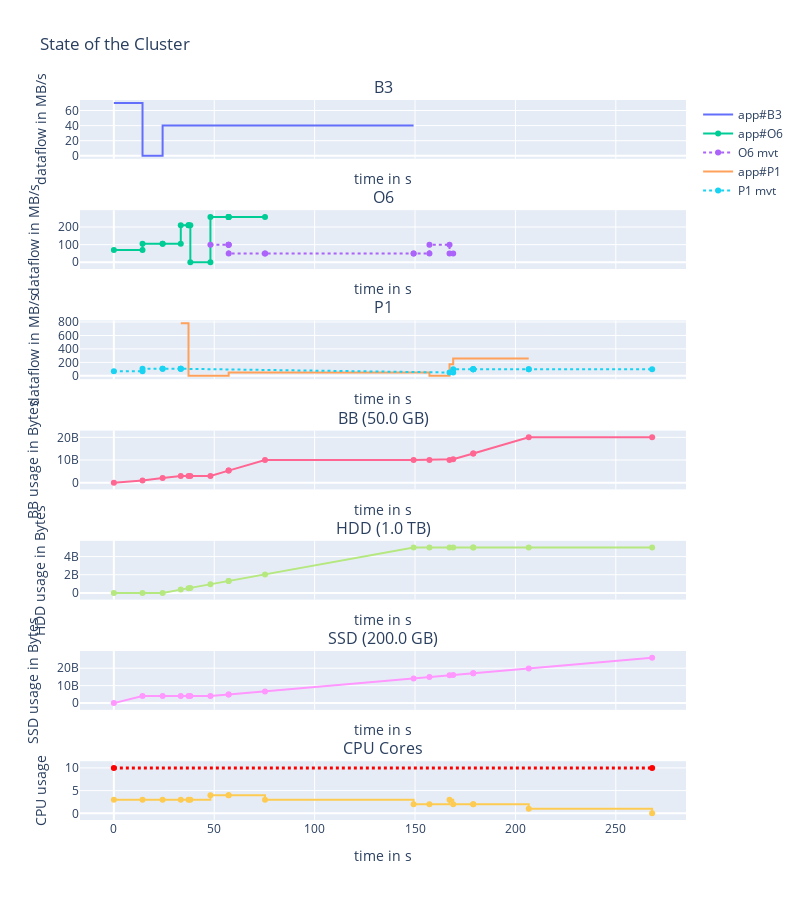

Source (notebook cell):
### Code cell
cbb = ClusterBlackBox()
fig = cbb.display_placement(placement=df.loc[21]["Param"].tolist()) # solution found by bbopt
fig.show()

### Figure 1 — Plotly figure (JSON) as saved in the notebook; plotly's stock layout.template omitted (floating-point values rounded to 4 significant figures)
{"data": [{"line": {"shape": "linear"}, "name": "app#B3", "text": ["READ|to/from:SSD|volume=1.0 GB", "READ|to/from:SSD|volume=1.0 GB", "COMPUTE|volume=0B", "COMPUTE|volume=0B", "WRITE|to/from:HDD|volume=361.9 MB", "WRITE|to/from:HDD|volume=361.9 MB", "WRITE|to/from:HDD|volume=153.85 MB", "WRITE|to/from:HDD|volume=153.85 MB", "WRITE|to/from:HDD|volume=36.63 MB", "WRITE|to/from:HDD|volume=36.63 MB", "WRITE|to/from:HDD|volume=400.0 MB", "WRITE|to/from:HDD|volume=400.0 MB", "WRITE|to/from:HDD|volume=361.9 MB", "WRITE|to/from:HDD|volume=361.9 MB", "WRITE|to/from:HDD|volume=1.47 MB", "WRITE|to/from:HDD|volume=1.47 MB", "WRITE|to/from:HDD|volume=724.01 MB", "WRITE|to/from:HDD|volume=724.01 MB", "WRITE|to/from:HDD|volume=2.96 GB", "WRITE|to/from:HDD|volume=2.96 GB"], "textposition": "top center", "type": "scatter", "x": [0, 14.29, 14.29, 24.29, 24.29, 33.33, 33.33, 37.18, 37.18, 38.1, 38.1, 48.1, 48.1, 57.14, 57.14, 57.18, 57.18, 75.28, 75.28, 149.3], "xaxis": "x", "y": [70, 70, 0, 0, 40, 40, 40, 40, 40, 40, 40, 40, 40, 40, 40, 40, 40, 40, 40, 40], "yaxis": "y"}, {"line": {"dash": "dot", "shape": "linear"}, "name": "B3 mvt", "text": [], "textposition": "top center", "type": "scatter", "x": [], "xaxis": "x", "y": [], "yaxis": "y"}, {"line": {"shape": "linear"}, "name": "app#O6", "text": ["READ|to/from:SSD|volume=1.0 GB", "READ|to/from:SSD|volume=1.0 GB", "READ|to/from:SSD|volume=1.05 GB", "READ|to/from:SSD|volume=1.05 GB", "READ|to/from:SSD|volume=950.0 MB", "READ|to/from:SSD|volume=950.0 MB", "READ|to/from:SSD|volume=807.69 MB", "READ|to/from:SSD|volume=807.69 MB", "READ|to/from:SSD|volume=192.31 MB", "READ|to/from:SSD|volume=192.31 MB", "COMPUTE|volume=0B", "COMPUTE|volume=0B", "WRITE|to/from:BB|volume=2.33 GB", "WRITE|to/from:BB|volume=2.33 GB", "WRITE|to/from:BB|volume=9.43 MB", "WRITE|to/from:BB|volume=9.43 MB", "WRITE|to/from:BB|volume=4.66 GB", "WRITE|to/from:BB|volume=4.66 GB"], "textposition": "top center", "type": "scatter", "x": [0, 14.29, 14.29, 24.29, 24.29, 33.33, 33.33, 37.18, 37.18, 38.1, 38.1, 48.1, 48.1, 57.14, 57.14, 57.18, 57.18, 75.28], "xaxis": "x2", "y": [70, 70, 105, 105, 105, 105, 210, 210, 210, 210, 0, 0, 257.5, 257.5, 257.5, 257.5, 257.5, 257.5], "yaxis": "y2"}, {"line": {"dash": "dot", "shape": "linear"}, "name": "O6 mvt", "text": ["MOVEMENT|in:SSD|from:BB|volume=904.76 MB", "MOVEMENT|in:SSD|volume=904.76 MB", "MOVEMENT|in:SSD|from:BB|volume=3.66 MB", "MOVEMENT|in:SSD|volume=3.66 MB", "MOVEMENT|in:SSD|from:BB|volume=905.01 MB", "MOVEMENT|in:SSD|volume=905.01 MB", "MOVEMENT|in:SSD|from:BB|volume=3.7 GB", "MOVEMENT|in:SSD|volume=3.7 GB", "MOVEMENT|in:SSD|from:BB|volume=394.69 MB", "MOVEMENT|in:SSD|volume=394.69 MB", "MOVEMENT|in:SSD|from:BB|volume=1.0 GB", "MOVEMENT|in:SSD|volume=1.0 GB", "MOVEMENT|in:SSD|from:BB|volume=91.58 MB", "MOVEMENT|in:SSD|volume=91.58 MB"], "textposition": "top center", "type": "scatter", "x": [48.1, 57.14, 57.14, 57.18, 57.18, 75.28, 75.28, 149.3, 149.3, 157.2, 157.2, 167.2, 167.2, 169.0], "xaxis": "x2", "y": [100, 100, 100, 100, 50, 50, 50, 50, 50, 50, 100, 100, 50, 50], "yaxis": "y2"}, {"line": {"shape": "linear"}, "name": "app#P1", "text": ["READ|to/from:BB|volume=3.0 GB", "READ|to/from:BB|volume=3.0 GB", "COMPUTE|volume=0B", "COMPUTE|volume=0B", "WRITE|to/from:SSD|volume=905.01 MB", "WRITE|to/from:SSD|volume=905.01 MB", "WRITE|to/from:SSD|volume=3.7 GB", "WRITE|to/from:SSD|volume=3.7 GB", "WRITE|to/from:SSD|volume=394.69 MB", "WRITE|to/from:SSD|volume=394.69 MB", "COMPUTE|volume=0B", "COMPUTE|volume=0B", "WRITE|to/from:BB|volume=314.41 MB", "WRITE|to/from:BB|volume=314.41 MB", "WRITE|to/from:BB|volume=2.58 GB", "WRITE|to/from:BB|volume=2.58 GB", "WRITE|to/from:BB|volume=7.32 ZB", "WRITE|to/from:BB|volume=7.32 ZB", "WRITE|to/from:BB|volume=7.11 GB", "WRITE|to/from:BB|volume=7.11 GB"], "textposition": "top center", "type": "scatter", "x": [33.33, 37.18, 37.18, 57.18, 57.18, 75.28, 75.28, 149.3, 149.3, 157.2, 157.2, 167.2, 167.2, 169.0, 169.0, 179.0, 179.0, 179.0, 179.0, 206.6], "xaxis": "x3", "y": [780, 780, 0, 0, 50, 50, 50, 50, 50, 50, 0, 0, 171.7, 171.7, 257.5, 257.5, 257.5, 257.5, 257.5, 257.5], "yaxis": "y3"}, {"line": {"dash": "dot", "shape": "linear"}, "name": "P1 mvt", "text": ["MOVEMENT|in:BB|from:SSD|volume=1.0 GB", "MOVEMENT|in:BB|volume=1.0 GB", "MOVEMENT|in:BB|from:SSD|volume=1.05 GB", "MOVEMENT|in:BB|volume=1.05 GB", "MOVEMENT|in:BB|from:SSD|volume=950.0 MB", "MOVEMENT|in:BB|volume=950.0 MB", "MOVEMENT|in:BB|from:SSD|volume=119.21 EB", "MOVEMENT|in:BB|volume=119.21 EB", "MOVEMENT|in:SSD|from:BB|volume=91.58 MB", "MOVEMENT|in:SSD|volume=91.58 MB", "MOVEMENT|in:SSD|from:BB|volume=1.0 GB", "MOVEMENT|in:SSD|volume=1.0 GB", "MOVEMENT|in:SSD|from:BB|volume=2.84 ZB", "MOVEMENT|in:SSD|volume=2.84 ZB", "MOVEMENT|in:SSD|from:BB|volume=2.76 GB", "MOVEMENT|in:SSD|volume=2.76 GB", "MOVEMENT|in:SSD|from:BB|volume=6.15 GB", "MOVEMENT|in:SSD|volume=6.15 GB"], "textposition": "top center", "type": "scatter", "x": [0, 14.29, 14.29, 24.29, 24.29, 33.33, 33.33, 33.33, 167.2, 169.0, 169.0, 179.0, 179.0, 179.0, 179.0, 206.6, 206.6, 268.1], "xaxis": "x3", "y": [70, 70, 105, 105, 105, 105, 105, 105, 50, 50, 100, 100, 100, 100, 100, 100, 100, 100], "yaxis": "y3"}, {"line": {"shape": "linear"}, "name": "BB", "showlegend": false, "text": ["B3|Read|SSD | +volume=1.0 GB", "P1|Movement|BB | +volume=1.0 GB", "O6|Read|SSD | +volume=1.0 GB", "B3|Compute | +volume=0B", "O6|Read|SSD | +volume=1.05 GB", "P1|Movement|BB | +volume=1.05 GB", "P1|Movement|BB | +volume=950.0 MB", "O6|Read|SSD | +volume=950.0 MB", "B3|Write|HDD | +volume=361.9 MB", "P1|Movement|BB | +volume=119.21 EB", "P1|Read|BB | +volume=3.0 GB", "B3|Write|HDD | +volume=153.85 MB", "O6|Read|SSD | +volume=807.69 MB", "O6|Read|SSD | +volume=192.31 MB", "B3|Write|HDD | +volume=36.63 MB", "O6|Compute | +volume=0B", "B3|Write|HDD | +volume=400.0 MB", "O6|Write|BB | +volume=2.33 GB", "B3|Write|HDD | +volume=361.9 MB", "O6|Movement|SSD | +volume=904.76 MB", "P1|Compute | +volume=0B", "O6|Movement|SSD | +volume=3.66 MB", "B3|Write|HDD | +volume=1.47 MB", "O6|Write|BB | +volume=9.43 MB", "O6|Write|BB | +volume=4.66 GB", "P1|Write|SSD | +volume=905.01 MB", "O6|Movement|SSD | +volume=905.01 MB", "B3|Write|HDD | +volume=724.01 MB", "B3|Write|HDD | +volume=2.96 GB", "P1|Write|SSD | +volume=3.7 GB", "O6|Movement|SSD | +volume=3.7 GB", "P1|Write|SSD | +volume=394.69 MB", "O6|Movement|SSD | +volume=394.69 MB", "P1|Compute | +volume=0B", "O6|Movement|SSD | +volume=1.0 GB", "O6|Movement|SSD | +volume=91.58 MB", "P1|Movement|SSD | +volume=91.58 MB", "P1|Write|BB | +volume=314.41 MB", "P1|Movement|SSD | +volume=1.0 GB", "P1|Write|BB | +volume=2.58 GB", "P1|Write|BB | +volume=7.32 ZB", "P1|Movement|SSD | +volume=2.84 ZB", "P1|Write|BB | +volume=7.11 GB", "P1|Movement|SSD | +volume=2.76 GB", "P1|Movement|SSD | +volume=6.15 GB"], "textposition": "top center", "type": "scatter", "x": [0, 14.29, 24.29, 33.33, 37.18, 38.1, 48.1, 57.14, 57.18, 75.28, 149.3, 157.2, 167.2, 169.0, 179.0, 179.0, 206.6, 268.1], "xaxis": "x4", "y": [0, 1000000000, 2050000000, 3000000000, 3000000000, 3000000000, 3000000000, 5330000000.0, 5339000000.0, 10000000000.0, 10000000000.0, 10000000000.0, 10000000000.0, 10310000000.0, 12890000000.0, 12890000000.0, 20000000000.0, 20000000000.0], "yaxis": "y4"}, {"line": {"shape": "linear"}, "name": "HDD", "showlegend": false, "text": ["B3|Read|SSD | +volume=1.0 GB", "P1|Movement|BB | +volume=1.0 GB", "O6|Read|SSD | +volume=1.0 GB", "B3|Compute | +volume=0B", "O6|Read|SSD | +volume=1.05 GB", "P1|Movement|BB | +volume=1.05 GB", "P1|Movement|BB | +volume=950.0 MB", "O6|Read|SSD | +volume=950.0 MB", "B3|Write|HDD | +volume=361.9 MB", "P1|Movement|BB | +volume=119.21 EB", "P1|Read|BB | +volume=3.0 GB", "B3|Write|HDD | +volume=153.85 MB", "O6|Read|SSD | +volume=807.69 MB", "O6|Read|SSD | +volume=192.31 MB", "B3|Write|HDD | +volume=36.63 MB", "O6|Compute | +volume=0B", "B3|Write|HDD | +volume=400.0 MB", "O6|Write|BB | +volume=2.33 GB", "B3|Write|HDD | +volume=361.9 MB", "O6|Movement|SSD | +volume=904.76 MB", "P1|Compute | +volume=0B", "O6|Movement|SSD | +volume=3.66 MB", "B3|Write|HDD | +volume=1.47 MB", "O6|Write|BB | +volume=9.43 MB", "O6|Write|BB | +volume=4.66 GB", "P1|Write|SSD | +volume=905.01 MB", "O6|Movement|SSD | +volume=905.01 MB", "B3|Write|HDD | +volume=724.01 MB", "B3|Write|HDD | +volume=2.96 GB", "P1|Write|SSD | +volume=3.7 GB", "O6|Movement|SSD | +volume=3.7 GB", "P1|Write|SSD | +volume=394.69 MB", "O6|Movement|SSD | +volume=394.69 MB", "P1|Compute | +volume=0B", "O6|Movement|SSD | +volume=1.0 GB", "O6|Movement|SSD | +volume=91.58 MB", "P1|Movement|SSD | +volume=91.58 MB", "P1|Write|BB | +volume=314.41 MB", "P1|Movement|SSD | +volume=1.0 GB", "P1|Write|BB | +volume=2.58 GB", "P1|Write|BB | +volume=7.32 ZB", "P1|Movement|SSD | +volume=2.84 ZB", "P1|Write|BB | +volume=7.11 GB", "P1|Movement|SSD | +volume=2.76 GB", "P1|Movement|SSD | +volume=6.15 GB"], "textposition": "top center", "type": "scatter", "x": [0, 14.29, 24.29, 33.33, 37.18, 38.1, 48.1, 57.14, 57.18, 75.28, 149.3, 157.2, 167.2, 169.0, 179.0, 179.0, 206.6, 268.1], "xaxis": "x5", "y": [0, 0, 0, 361900000.0, 515800000.0, 552400000.0, 952400000.0, 1314000000.0, 1316000000.0, 2040000000.0, 5000000000, 5000000000, 5000000000, 5000000000, 5000000000, 5000000000, 5000000000, 5000000000], "yaxis": "y5"}, {"line": {"shape": "linear"}, "name": "SSD", "showlegend": false, "text": ["B3|Read|SSD | +volume=1.0 GB", "P1|Movement|BB | +volume=1.0 GB", "O6|Read|SSD | +volume=1.0 GB", "B3|Compute | +volume=0B", "O6|Read|SSD | +volume=1.05 GB", "P1|Movement|BB | +volume=1.05 GB", "P1|Movement|BB | +volume=950.0 MB", "O6|Read|SSD | +volume=950.0 MB", "B3|Write|HDD | +volume=361.9 MB", "P1|Movement|BB | +volume=119.21 EB", "P1|Read|BB | +volume=3.0 GB", "B3|Write|HDD | +volume=153.85 MB", "O6|Read|SSD | +volume=807.69 MB", "O6|Read|SSD | +volume=192.31 MB", "B3|Write|HDD | +volume=36.63 MB", "O6|Compute | +volume=0B", "B3|Write|HDD | +volume=400.0 MB", "O6|Write|BB | +volume=2.33 GB", "B3|Write|HDD | +volume=361.9 MB", "O6|Movement|SSD | +volume=904.76 MB", "P1|Compute | +volume=0B", "O6|Movement|SSD | +volume=3.66 MB", "B3|Write|HDD | +volume=1.47 MB", "O6|Write|BB | +volume=9.43 MB", "O6|Write|BB | +volume=4.66 GB", "P1|Write|SSD | +volume=905.01 MB", "O6|Movement|SSD | +volume=905.01 MB", "B3|Write|HDD | +volume=724.01 MB", "B3|Write|HDD | +volume=2.96 GB", "P1|Write|SSD | +volume=3.7 GB", "O6|Movement|SSD | +volume=3.7 GB", "P1|Write|SSD | +volume=394.69 MB", "O6|Movement|SSD | +volume=394.69 MB", "P1|Compute | +volume=0B", "O6|Movement|SSD | +volume=1.0 GB", "O6|Movement|SSD | +volume=91.58 MB", "P1|Movement|SSD | +volume=91.58 MB", "P1|Write|BB | +volume=314.41 MB", "P1|Movement|SSD | +volume=1.0 GB", "P1|Write|BB | +volume=2.58 GB", "P1|Write|BB | +volume=7.32 ZB", "P1|Movement|SSD | +volume=2.84 ZB", "P1|Write|BB | +volume=7.11 GB", "P1|Movement|SSD | +volume=2.76 GB", "P1|Movement|SSD | +volume=6.15 GB"], "textposition": "top center", "type": "scatter", "x": [0, 14.29, 24.29, 33.33, 37.18, 38.1, 48.1, 57.14, 57.18, 75.28, 149.3, 157.2, 167.2, 169.0, 179.0, 179.0, 206.6, 268.1], "xaxis": "x6", "y": [0, 4000000000, 4000000000, 4000000000, 4000000000, 4000000000, 4000000000, 4905000000.0, 4908000000.0, 6718000000.0, 14120000000.0, 14910000000.0, 15910000000.0, 16090000000.0, 17090000000.0, 17090000000.0, 19850000000.0, 26000000000], "yaxis": "y6"}, {"line": {"shape": "hv"}, "showlegend": false, "type": "scatter", "x": [0, 14.29, 24.29, 33.33, 37.18, 38.1, 48.1, 57.14, 57.18, 75.28, 149.3, 157.2, 167.2, 169.0, 179.0, 179.0, 206.6, 268.1], "xaxis": "x7", "y": [3, 3, 3, 3, 3, 3, 4, 4, 4, 3, 2, 2, 3, 2, 2, 2, 1, 0], "yaxis": "y7"}, {"line": {"color": "red", "dash": "dot", "shape": "hv", "width": 3}, "showlegend": false, "text": ["Maximum available cores in cluster=10", "Maximum available cores in cluster=10"], "type": "scatter", "x": [0, 268.1], "xaxis": "x7", "y": [10, 10], "yaxis": "y7"}], "layout": {"annotations": [{"font": {"size": 16}, "showarrow": false, "text": "B3", "x": 0.5, "xanchor": "center", "xref": "paper", "y": 1.0, "yanchor": "bottom", "yref": "paper"}, {"font": {"size": 16}, "showarrow": false, "text": "O6", "x": 0.5, "xanchor": "center", "xref": "paper", "y": 0.8469, "yanchor": "bottom", "yref": "paper"}, {"font": {"size": 16}, "showarrow": false, "text": "P1", "x": 0.5, "xanchor": "center", "xref": "paper", "y": 0.6939, "yanchor": "bottom", "yref": "paper"}, {"font": {"size": 16}, "showarrow": false, "text": "BB (50.0 GB)", "x": 0.5, "xanchor": "center", "xref": "paper", "y": 0.5408, "yanchor": "bottom", "yref": "paper"}, {"font": {"size": 16}, "showarrow": false, "text": "HDD (1.0 TB)", "x": 0.5, "xanchor": "center", "xref": "paper", "y": 0.3878, "yanchor": "bottom", "yref": "paper"}, {"font": {"size": 16}, "showarrow": false, "text": "SSD (200.0 GB)", "x": 0.5, "xanchor": "center", "xref": "paper", "y": 0.2347, "yanchor": "bottom", "yref": "paper"}, {"font": {"size": 16}, "showarrow": false, "text": "CPU Cores", "x": 0.5, "xanchor": "center", "xref": "paper", "y": 0.08163, "yanchor": "bottom", "yref": "paper"}], "height": 900, "title": {"text": "State of the Cluster"}, "width": 800, "xaxis": {"anchor": "y", "domain": [0, 1], "matches": "x7", "showticklabels": false, "title": {"text": "time in s"}}, "xaxis2": {"anchor": "y2", "domain": [0, 1], "matches": "x7", "showticklabels": false, "title": {"text": "time in s"}}, "xaxis3": {"anchor": "y3", "domain": [0, 1], "matches": "x7", "showticklabels": false, "title": {"text": "time in s"}}, "xaxis4": {"anchor": "y4", "domain": [0, 1], "matches": "x7", "showticklabels": false, "title": {"text": "time in s"}}, "xaxis5": {"anchor": "y5", "domain": [0, 1], "matches": "x7", "showticklabels": false, "title": {"text": "time in s"}}, "xaxis6": {"anchor": "y6", "domain": [0, 1], "matches": "x7", "showticklabels": false, "title": {"text": "time in s"}}, "xaxis7": {"anchor": "y7", "domain": [0, 1], "title": {"text": "time in s"}}, "yaxis": {"anchor": "x", "domain": [0.9184, 1.0], "title": {"text": "dataflow in MB/s"}}, "yaxis2": {"anchor": "x2", "domain": [0.7653, 0.8469], "title": {"text": "dataflow in MB/s"}}, "yaxis3": {"anchor": "x3", "domain": [0.6122, 0.6939], "title": {"text": "dataflow in MB/s"}}, "yaxis4": {"anchor": "x4", "domain": [0.4592, 0.5408], "title": {"text": "BB usage in Bytes"}}, "yaxis5": {"anchor": "x5", "domain": [0.3061, 0.3878], "title": {"text": "HDD usage in Bytes"}}, "yaxis6": {"anchor": "x6", "domain": [0.1531, 0.2347], "title": {"text": "SSD usage in Bytes"}}, "yaxis7": {"anchor": "x7", "domain": [0, 0.08163], "title": {"text": "CPU usage"}}}}
